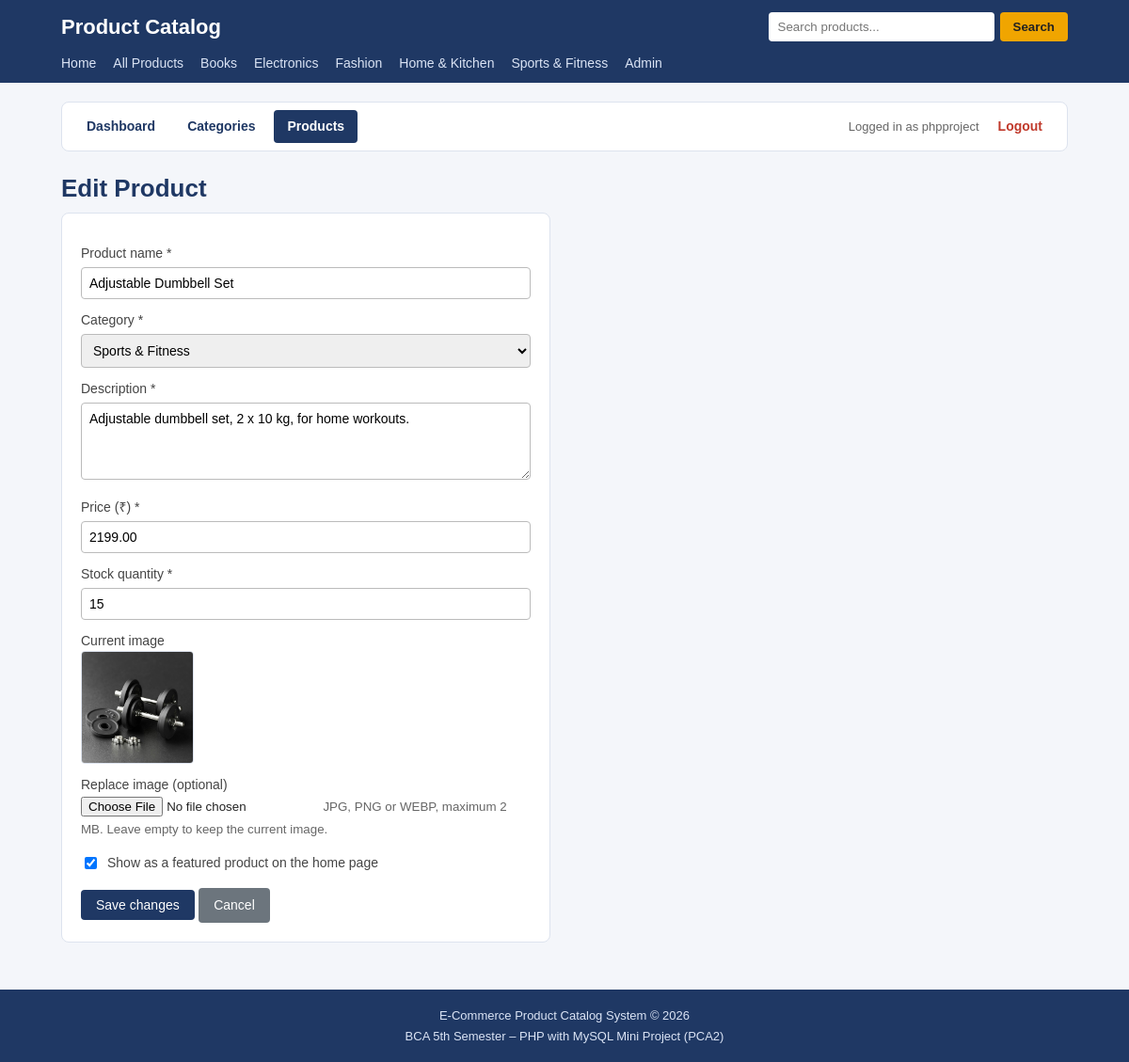
Page /admin/product_edit.php?id=10 (signed in) on the committed database.
### tables this page shows
CREATE TABLE `categories` (
  `category_id` int(11) NOT NULL,
  `category_name` varchar(100) NOT NULL,
  `description` text DEFAULT NULL,
  `created_at` timestamp NOT NULL DEFAULT current_timestamp()
);

CREATE TABLE `products` (
  `product_id` int(11) NOT NULL,
  `category_id` int(11) NOT NULL,
  `product_name` varchar(150) NOT NULL,
  `description` text DEFAULT NULL,
  `price` decimal(10,2) NOT NULL,
  `image` varchar(255) DEFAULT 'no-image.png',
  `stock_quantity` int(11) DEFAULT 0,
  `is_featured` tinyint(1) DEFAULT 0,
  `created_at` timestamp NOT NULL DEFAULT current_timestamp()
);

### admin/product_edit.php (the view, shortened to what this page needs)
<?php
require_once __DIR__ . '/../config/db.php';
require_once __DIR__ . '/../includes/functions.php';
require_once __DIR__ . '/../includes/product_validation.php';
$error     = '';
$product   = null;
$id = $_GET['id'] ?? '';
if (!is_string($id) || !ctype_digit($id) || (int)$id < 1) {
    $error = 'Invalid product.';
} else {
    $id = (int)$id;
    $stmt = mysqli_prepare($conn, 'SELECT * FROM products WHERE product_id = ?');
    mysqli_stmt_bind_param($stmt, 'i', $id);
    mysqli_stmt_execute($stmt);
    $product = mysqli_fetch_assoc(mysqli_stmt_get_result($stmt));
}
$categories = [];
$result = mysqli_query($conn, 'SELECT category_id, category_name FROM categories ORDER BY category_name');
while ($row = mysqli_fetch_assoc($result)) {
    $categories[] = $row;
}
if ($product) {
    $data = [
        'name'        => $product['product_name'],
        'category_id' => $product['category_id'],
        'description' => $product['description'],
        'price'       => $product['price'],
        'stock'       => $product['stock_quantity'],
        'featured'    => (int)$product['is_featured'],
    ];
}
require __DIR__ . '/../includes/header.php';
require __DIR__ . '/menu.php';
?>
<h1>Edit Product</h1>
<?php if ($error !== '') { ?>
    <div class="message error"><?php echo htmlspecialchars($error); ?></div>
    <a class="btn" href="products.php">Back to products</a>
<?php } else { ?>
    <form class="form-box" method="post" action="product_edit.php?id=<?php echo (int)$product['product_id']; ?>" enctype="multipart/form-data">
        <label for="product_name">Product name *</label>
        <input type="text" id="product_name" name="product_name" maxlength="150"
               value="<?php echo htmlspecialchars($data['name']); ?>">
        <label for="category_id">Category *</label>
        <select id="category_id" name="category_id">
            <?php foreach ($categories as $c) { ?>
                <option value="<?php echo (int)$c['category_id']; ?>"<?php echo ((string)$c['category_id'] === (string)$data['category_id']) ? ' selected' : ''; ?>>
                    <?php echo htmlspecialchars($c['category_name']); ?>
                </option>
            <?php } ?>
        </select>
        <label for="description">Description *</label>
        <textarea id="description" name="description" rows="4" maxlength="1000"><?php echo htmlspecialchars($data['description']); ?></textarea>
        <label for="price">Price (&#8377;) *</label>
        <input type="number" id="price" name="price" step="0.01" min="0.01"
               value="<?php echo htmlspecialchars($data['price']); ?>">
        <label for="stock_quantity">Stock quantity *</label>
        <input type="number" id="stock_quantity" name="stock_quantity" step="1" min="0"
               value="<?php echo htmlspecialchars($data['stock']); ?>">
        <label>Current image</label>
        <div class="current-image"><?php echo product_image($product['image'], $product['product_name']); ?></div>
        <label for="image">Replace image (optional)</label>
        <input type="file" id="image" name="image" accept=".jpg,.jpeg,.png,.webp,image/jpeg,image/png,image/webp">
        <small class="subtitle">JPG, PNG or WEBP, maximum 2 MB. Leave empty to keep the current image.</small>
        <label class="check-label">
            <input type="checkbox" name="is_featured" value="1"<?php echo $data['featured'] ? ' checked' : ''; ?>>
            Show as a featured product on the home page
        </label>
        <button type="submit" class="btn">Save changes</button>
        <a class="btn btn-secondary" href="products.php">Cancel</a>
    </form>
<?php } ?>
<?php require __DIR__ . '/../includes/footer.php'; ?>

### includes/header.php (shortened to what this page needs)
<?php
require_once __DIR__ . '/../config/db.php';
$base = '/ecommerce-product-catalog-php/';
$cat_result = mysqli_query($conn, 'SELECT category_id, category_name FROM categories ORDER BY category_name');
?>
<!DOCTYPE html>
<html lang="en">
<head>
    <link rel="stylesheet" href="<?php echo $base; ?>assets/css/style.css">
</head>
<body>
<header class="site-header">
    <div class="container header-top">
        <a class="logo" href="<?php echo $base; ?>index.php">Product Catalog</a>
        <form class="search-form" action="<?php echo $base; ?>products.php" method="get">
            <input type="text" name="q" placeholder="Search products..."
                   value="<?php echo (isset($_GET['q']) && is_string($_GET['q'])) ? htmlspecialchars($_GET['q']) : ''; ?>">
            <button type="submit">Search</button>
        </form>
    </div>
    <nav class="container main-nav">
        <a href="<?php echo $base; ?>index.php">Home</a>
        <a href="<?php echo $base; ?>products.php">All Products</a>
        <?php while ($cat = mysqli_fetch_assoc($cat_result)) { ?>
            <a href="<?php echo $base; ?>products.php?category=<?php echo (int)$cat['category_id']; ?>">
                <?php echo htmlspecialchars($cat['category_name']); ?>
            </a>
        <?php } ?>
        <a href="<?php echo $base; ?>admin/login.php">Admin</a>
    </nav>
</header>
<main class="container">

### includes/functions.php (shortened to what this page needs)
<?php
function product_image($file, $alt) {
    global $base;
    $name = basename((string)$file);
    $path = __DIR__ . '/../assets/images/products/' . $name;
    if ($name !== '' && is_file($path)) {
        return '<img src="' . $base . 'assets/images/products/' . rawurlencode($name)
             . '" alt="' . htmlspecialchars($alt) . '">';
    }
    return 'No image';
}

### assets/css/style.css (style rules this page uses)
* { box-sizing: border-box; }
body { margin: 0; font-family: Arial, Helvetica, sans-serif; background: #f4f6fa; color: #222; line-height: 1.5; }
a { color: #1f3864; text-decoration: none; }
img { max-width: 100%; display: block; }
.container { max-width: 1100px; margin: 0 auto; padding: 0 15px; }
main.container { padding-top: 20px; padding-bottom: 30px; min-height: 60vh; }
h1 { font-size: 26px; color: #1f3864; margin: 0 0 6px; }
.subtitle { color: #666; margin: 0 0 16px; }
.site-header { background: #1f3864; color: #fff; }
.header-top { display: flex; flex-wrap: wrap; align-items: center; justify-content: space-between; gap: 10px; padding-top: 12px; padding-bottom: 12px; }
.logo { color: #fff; font-size: 22px; font-weight: bold; }
.search-form { display: flex; gap: 6px; }
.search-form input { padding: 8px 10px; border: none; border-radius: 4px; width: 240px; max-width: 100%; }
.search-form button { padding: 8px 14px; background: #f0a500; color: #222; border: none; border-radius: 4px; cursor: pointer; font-weight: bold; }
.main-nav { display: flex; flex-wrap: wrap; gap: 4px 18px; padding-bottom: 10px; }
.main-nav a { color: #dbe4f5; font-size: 14px; }
.btn { display: inline-block; padding: 8px 16px; background: #1f3864; color: #fff; border: none; border-radius: 4px; cursor: pointer; font-size: 14px; }
.btn-secondary { background: #6c757d; }
.form-box { background: #fff; padding: 20px; border: 1px solid #dde3ee; border-radius: 8px; max-width: 520px; margin-bottom: 20px; }
.form-box label { display: block; margin-top: 12px; font-size: 14px; color: #444; }
.form-box input[type=text], .form-box input[type=password], .form-box input[type=number], .form-box textarea, .form-box select { width: 100%; padding: 8px; border: 1px solid #bbb; border-radius: 4px; margin-top: 4px; font-size: 14px; font-family: inherit; }
.form-box .btn { margin-top: 16px; }
.form-box .check-label { display: flex; align-items: center; gap: 8px; margin-top: 14px; }

### admin/product_edit.php (style rules this page uses)
.current-image img { width: 120px; height: 120px; object-fit: cover; border-radius: 4px; border: 1px solid #dde3ee; }

### rows in the picture
categories: category_name "Books"
categories: category_name "Electronics"
categories: category_name "Fashion"
categories: category_name "Home & Kitchen"
categories: category_name "Sports & Fitness"
products: product_name "Adjustable Dumbbell Set", category_id "Sports & Fitness", description "Adjustable dumbbell set, 2 x 10 kg, for home workouts.", price "2199.00", stock_quantity "15", image (picture), is_featured "☑"

### other values in the picture
$_SESSION['admin_username'] "phpproject"
